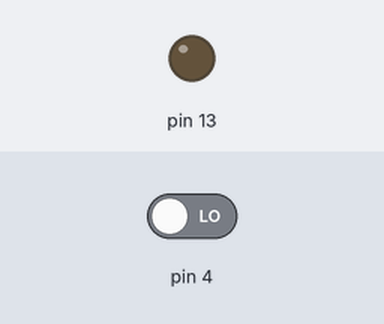
This sketch was run on a simulated Arduino Uno, built with avr-gcc and run on an emulated ATmega328P. Parts: output pins drawn as LEDs (lit = HIGH). The inputs (shaded band) are chosen by the test bench; at power-on: pin 4 LOW.

Above: at 1.2 s.
1.3 s: pin 4 driven HIGH
At 1.7 s:
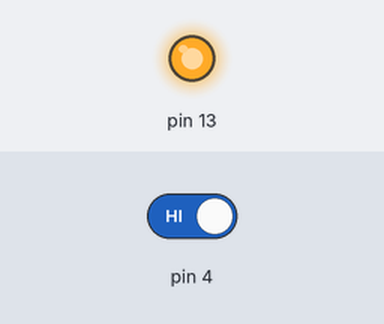
2.8 s: pin 4 driven LOW
At 4.1 s:
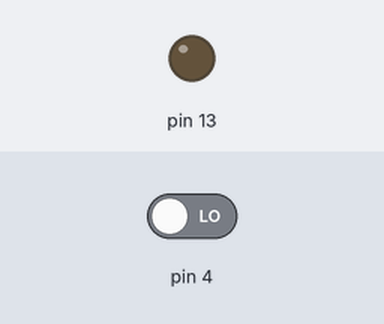
Timing chart, 0 to 5.8 s (numbered marks = the images above; inputs shaded):
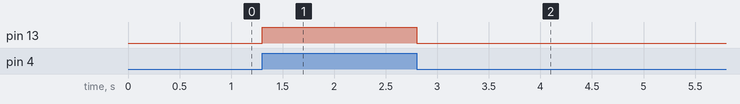

The sketch:

PIR.ino
```cpp
void setup()
{
  pinMode(13, OUTPUT);
  pinMode(4, INPUT);

}

void loop()
{
  int A = digitalRead(4);

  if(A==1){
    digitalWrite(13, HIGH);
  }
   if(A==0){
    digitalWrite(13, LOW);
  }

}
```

Measured:
- after the input at 1.3 s, pin 13: LOW → HIGH at once
- after the input at 2.8 s, pin 13: HIGH → LOW at once
